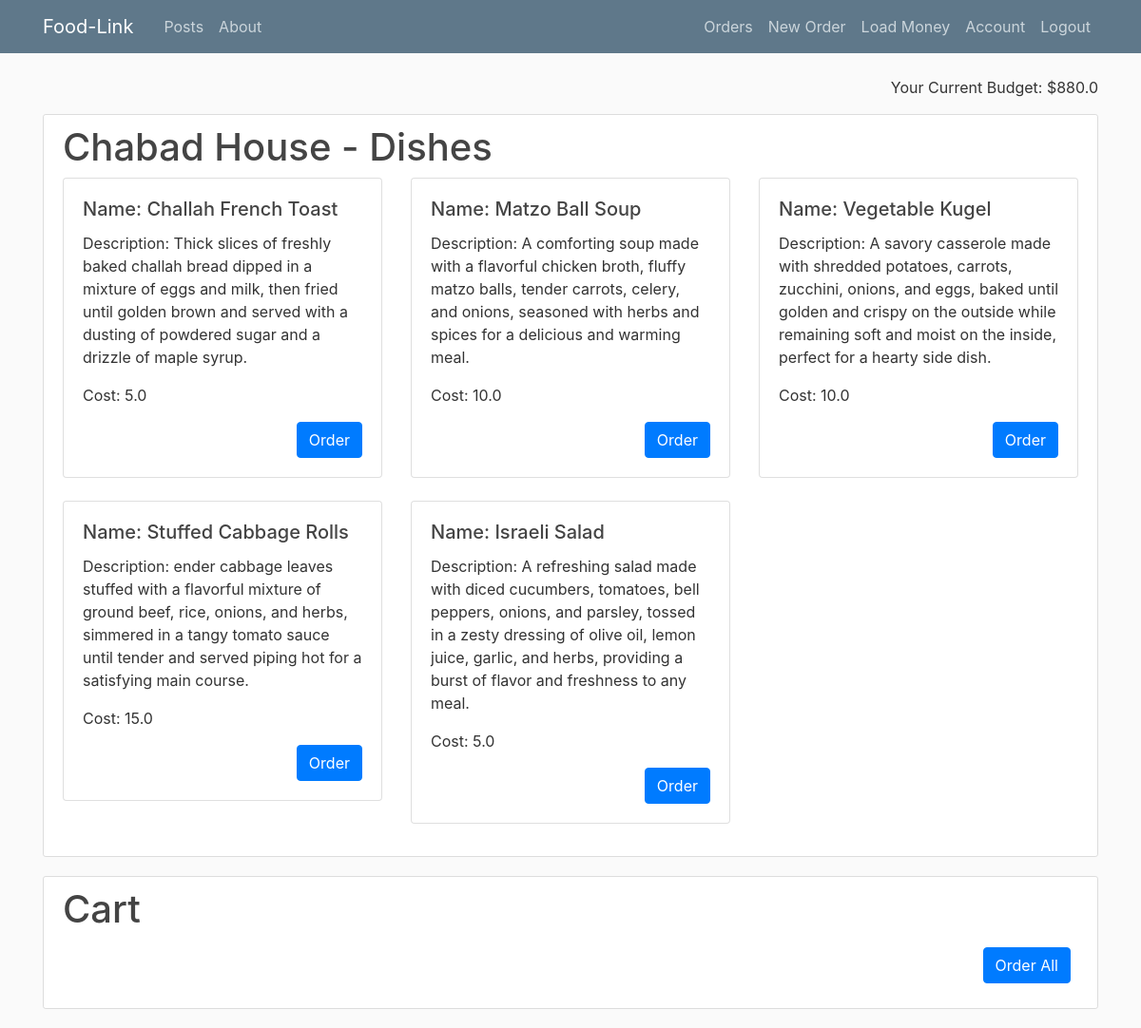
/restaurant/14/dishes (signed in), run on the app's committed database.
### flaskblog/models.py (models this page shows, shortened)
class User(db.Model, UserMixin):
    id = db.Column(db.Integer, primary_key=True)
    username = db.Column(db.String(20), unique=True, nullable=False)
    email = db.Column(db.String(120), unique=True, nullable=False)
    address = db.Column(db.String(20), unique=False, nullable=False)
    image_file = db.Column(db.String(20), nullable=False, default='default.jpg')
    password = db.Column(db.String(60), nullable=False)
    user_type = db.Column(db.String(10), nullable=False, default='customer')
    food_type = db.Column(db.String(50), nullable=True)  # Type of food
    budget = db.Column(db.Float, nullable=False, default=0.0)  # Budget for user
    posts = db.relationship('Post', backref='author', lazy=True)

class Dish(db.Model):
    id = db.Column(db.Integer, primary_key=True)
    name = db.Column(db.String(50), nullable=False)
    description = db.Column(db.Text, nullable=False)
    cost = db.Column(db.Float, nullable=False)
    restaurant_owner_id = db.Column(db.Integer, db.ForeignKey('user.id'), nullable=False)
    restaurant_owner = db.relationship('User', backref=db.backref('dishes', lazy=True))
    is_deleted = db.Column(db.Boolean, unique=False, default=False)

### flaskblog/routes.py (the view, shortened to what this page needs)
@app.route('/restaurant/<int:restaurant_id>/dishes', methods=['GET', 'POST'])
@login_required
def restaurant_dishes(restaurant_id):
    if current_user.user_type != 'customer':
        flash("only clients can order dishes!", 'danger')
        return redirect(url_for('get_orders_admin'))
    restaurant = User.query.get_or_404(restaurant_id)
    dishes = Dish.query.filter_by(restaurant_owner_id=restaurant_id, is_deleted=False).all()
    order_dish_form = OrderDishForm()
    order_dishes = OrderDish.query.filter_by(customer_id=current_user.id, status='open').all()
    return render_template('restaurant_dishes.html', restaurant=restaurant, dishes=dishes, order_dishes=order_dishes, order_dish_form=order_dish_form, budget=current_user.budget)

### flaskblog/models.py (called while the page is built)
@login_manager.user_loader
def load_user(user_id):
    return User.query.get(int(user_id))

### flaskblog/templates/restaurant_dishes.html (shortened to what this page needs)
{% extends "layout.html" %}
{% block content %}
<div class="text-right">
    <p>Your Current Budget: ${{ budget }}</p>
</div>
<div class="content-section">
    <h1>{{ restaurant.username }} - Dishes</h1>
    <div class="row">
        {% for dish in dishes %}
            <div class="col-sm-12 col-md-6 col-lg-4 mb-4">
                <div class="card">
                    <div class="card-body">
                        <h5 class="card-title">Name: {{ dish.name }}</h5>
                        <p class="card-text">Description: {{ dish.description }}</p>
                        <p class="card-text">Cost: {{ dish.cost }}</p>
                        <div class="text-right">
                            <button class="btn btn-primary order-dish" data-id="{{ dish.id }}" data-toggle="modal" data-target="#orderModal{{ dish.id }}">Order</button>
                        </div>
                    </div>
                </div>
            </div>
        {% endfor %}
    </div>
</div>
<div class="content-section">
    <h1>Cart</h1>
    <form method="POST" action="{{ url_for('order_all') }}">
        <div class="text-right m-2">
            <div class="form-group">
                <button type="submit" class="btn btn-primary">Order All</button>
            </div>
        </div>
    </form>
</div>
{% endblock content %}

### flaskblog/static/main.css (style rules this page uses)
body { background: #fafafa; color: #333333; margin-top: 5rem; }
h1, h2, h3, h4, h5, h6 { color: #444444; }
.content-section { background: #ffffff; padding: 10px 20px; border: 1px solid #dddddd; border-radius: 3px; margin-bottom: 20px; }

### data on the page
User: budget "880.0"
User: username "Chabad House"
Dish: name "Challah French Toast", description "Thick slices of freshly baked challah bread dipped in a mixture of eggs and milk, then fried until golden brown and served with a dusting of powdered sugar and a drizzle of maple syrup.", cost "5.0"
Dish: name "Matzo Ball Soup", description "A comforting soup made with a flavorful chicken broth, fluffy matzo balls, tender carrots, celery, and onions, seasoned with herbs and spices for a delicious and warming meal.", cost "10.0"
Dish: name "Vegetable Kugel", description "A savory casserole made with shredded potatoes, carrots, zucchini, onions, and eggs, baked until golden and crispy on the outside while remaining soft and moist on the inside, perfect for a hearty side dish.", cost "10.0"
Dish: name "Stuffed Cabbage Rolls", description "ender cabbage leaves stuffed with a flavorful mixture of ground beef, rice, onions, and herbs, simmered in a tangy tomato sauce until tender and served piping hot for a satisfying main course.", cost "15.0"
Dish: name "Israeli Salad", description "A refreshing salad made with diced cucumbers, tomatoes, bell peppers, onions, and parsley, tossed in a zesty dressing of olive oil, lemon juice, garlic, and herbs, providing a burst of flavor and freshness to any meal.", cost "5.0"
